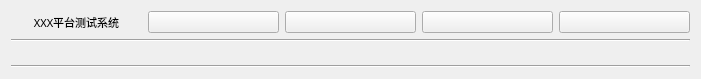
<?xml version="1.0" encoding="UTF-8"?>
<ui version="4.0">
 <class>RibbonMenuBar</class>
 <widget class="QWidget" name="RibbonMenuBar">
  <property name="geometry">
   <rect>
    <x>0</x>
    <y>0</y>
    <width>701</width>
    <height>79</height>
   </rect>
  </property>
  <property name="windowTitle">
   <string>Form</string>
  </property>
  <layout class="QGridLayout" name="gridLayout">
   <item row="0" column="0">
    <layout class="QHBoxLayout" name="horizontalLayout">
     <item>
      <widget class="QLabel" name="title">
       <property name="font">
        <font>
         <family>仿宋</family>
         <pointsize>8</pointsize>
        </font>
       </property>
       <property name="text">
        <string>XXX平台测试系统</string>
       </property>
       <property name="alignment">
        <set>Qt::AlignCenter</set>
       </property>
      </widget>
     </item>
     <item>
      <widget class="QPushButton" name="btnStyle">
       <property name="text">
        <string/>
       </property>
      </widget>
     </item>
     <item>
      <widget class="QPushButton" name="btnMinSize">
       <property name="text">
        <string/>
       </property>
      </widget>
     </item>
     <item>
      <widget class="QPushButton" name="btnMaxSize">
       <property name="text">
        <string/>
       </property>
      </widget>
     </item>
     <item>
      <widget class="QPushButton" name="btnClose">
       <property name="text">
        <string/>
       </property>
      </widget>
     </item>
    </layout>
   </item>
   <item row="3" column="0">
    <widget class="Line" name="line">
     <property name="orientation">
      <enum>Qt::Horizontal</enum>
     </property>
    </widget>
   </item>
   <item row="2" column="0">
    <widget class="Ribbon" name="ribbonTabWidget" native="true"/>
   </item>
   <item row="1" column="0">
    <widget class="Line" name="line_2">
     <property name="orientation">
      <enum>Qt::Horizontal</enum>
     </property>
    </widget>
   </item>
  </layout>
 </widget>
 <customwidgets>
  <customwidget>
   <class>Ribbon</class>
   <extends>QWidget</extends>
   <header>ribbon.h</header>
   <container>1</container>
  </customwidget>
 </customwidgets>
 <resources/>
 <connections/>
</ui>
